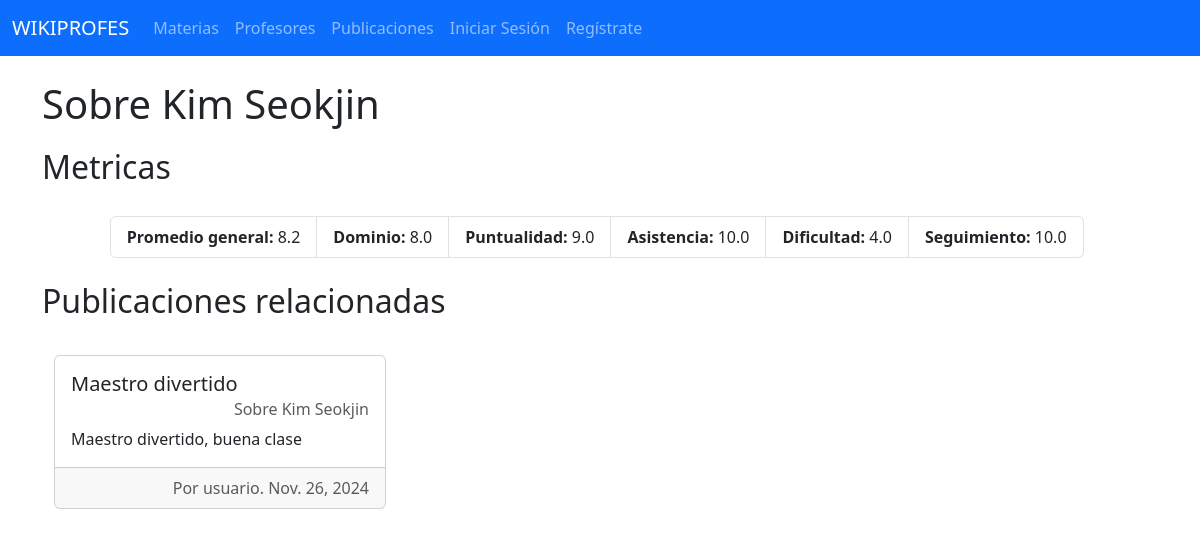
Before: /profesor/2 with the older database file.
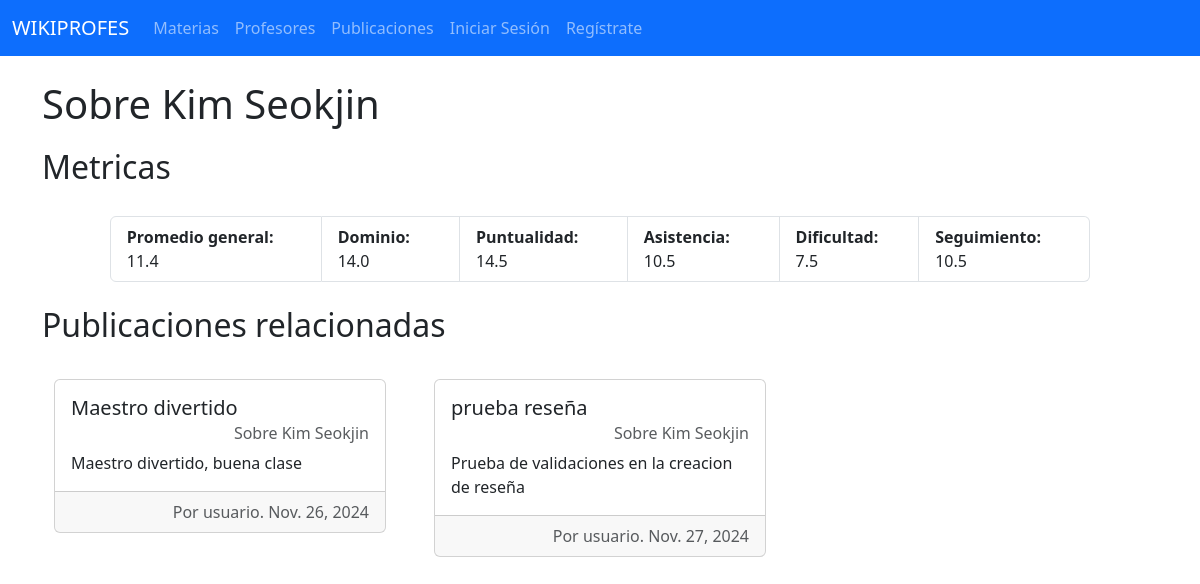
After: the same page with the newer database file.
### publicacion/models.py (models this page shows, shortened)
class Publicacion(models.Model):
    materia = models.ForeignKey(Materia, on_delete=models.CASCADE)
    profesor = models.ForeignKey(Profesor, on_delete=models.CASCADE)
    usuario = models.ForeignKey(User, on_delete=models.CASCADE)
    titulo = models.CharField(max_length=80)
    fecha = models.DateField()
    comentario = models.TextField(max_length=200)
    dominio = models.IntegerField()
    puntualidad = models.IntegerField()
    asistencia = models.IntegerField()
    dificultad = models.IntegerField()
    seguimiento = models.IntegerField()

### profesor/models.py (models this page shows)
class Profesor(models.Model):
    nombre = models.CharField(max_length=80)
    usuarios = models.ManyToManyField(User, through='publicacion.Publicacion')
    def __str__(self):
        return f"{self.nombre}"

### publicacion/views.py (the view, shortened to what this page needs)
# urls.py: path("profesor/<int:profesor_id>",views.ProfesorView.as_view(), name="profesor"), #'/'
class ProfesorView(generic.ListView):
    template_name = "publicacion/profesor.html"
    def get_queryset(self):
        return Publicacion.objects.filter(profesor_id=self.kwargs["profesor_id"])
    def get_context_data(self, **kwargs):
        context = super().get_context_data(**kwargs)
        publicaciones = self.get_queryset()
        if publicaciones.exists():
            context["promedio_dominio"] = "%.1f" % (
                Publicacion.objects.filter(
                    profesor_id=self.kwargs["profesor_id"]
                ).aggregate(Avg("dominio", default=0))["dominio__avg"]
            )
            context["promedio_puntualidad"] = "%.1f" % (
                Publicacion.objects.filter(
                    profesor_id=self.kwargs["profesor_id"]
                ).aggregate(Avg("puntualidad", default=0))["puntualidad__avg"]
            )
            context["promedio_asistencia"] = "%.1f" % (
                Publicacion.objects.filter(
                    profesor_id=self.kwargs["profesor_id"]
                ).aggregate(Avg("asistencia", default=0))["asistencia__avg"]
            )
            context["promedio_dificultad"] = "%.1f" % (
                Publicacion.objects.filter(
                    profesor_id=self.kwargs["profesor_id"]
                ).aggregate(Avg("dificultad", default=0))["dificultad__avg"]
            )
            context["promedio_seguimiento"] = "%.1f" % (
                Publicacion.objects.filter(
                    profesor_id=self.kwargs["profesor_id"]
                ).aggregate(Avg("seguimiento", default=0))["seguimiento__avg"]
            )
            sumatoria = 0
            for publicacion in publicaciones:
                sumatoria += (
                    publicacion.dominio
                    + publicacion.puntualidad
                    + publicacion.asistencia
                    + publicacion.dificultad
                    + publicacion.seguimiento
                ) / 5
            context["promedio_general"] = "%.1f" % (sumatoria / len(publicaciones))
        return context

### templates/publicacion/profesor.html (shortened to what this page needs)
{% extends "base.html" %}
{% block content %}
<div class="container mt-4">
    <h1>Sobre {{publicacion_list.0.profesor}}</h1>
    <div class="profesor-metricas" style="margin: auto; margin-top: 20px;">
        <h2>Metricas</h2>
        <div class="container promedios" style="width: 90%; margin: auto; margin-top: 30px;">
                <ul class="list-group list-group-horizontal">
                    <li class="list-group-item"><strong>Promedio general: </strong>{{promedio_general}} </li>
                    <li class="list-group-item"><strong>Dominio: </strong>{{promedio_dominio}} </li>
                    <li class="list-group-item"><strong>Puntualidad: </strong>{{promedio_puntualidad}} </li>
                    <li class="list-group-item"><strong>Asistencia: </strong>{{promedio_asistencia}} </li>
                    <li class="list-group-item"><strong>Dificultad: </strong>{{promedio_dificultad}} </li>
                    <li class="list-group-item"><strong>Seguimiento: </strong>{{promedio_seguimiento}} </li>
                </ul>
        </div>
    </div>
</div>
<div class="container mt-4">
    <h2>Publicaciones relacionadas</h2>
    <div class="row row-cols-1 row-cols-md-3 g-4" style="margin-top: 10px;">
        {% for publicacion in publicacion_list %}
        <section>
            <div class="container">
                <div class="card mb-3">
                    <div class="card-body">
                    <h5 class="card-title">{{publicacion.titulo}}</h5>
                    <h6 class="card-subtitle mb-2 text-body-secondary text-end">Sobre {{publicacion.profesor}}</h6>
                    <p class="card-text">{{publicacion.comentario}}</p>
                    </div>
                    <div class="card-footer text-body-secondary text-end">
                        Por {{publicacion.usuario}}. {{publicacion.fecha}}
                    </div>
                </div>
            </div>
        </section>
        {% endfor %}
    </div>
</div>
{% endblock content %}

Changed rows visible on the page:
added Publicacion: titulo "prueba reseña", profesor "Kim Seokjin", comentario "Prueba de validaciones en la creacion de reseña", usuario "usuario", fecha "Nov. 27, 2024"
Other visible differences:
{{ promedio_general }}: "8.2" → "11.4"
{{ promedio_dominio }}: "8.0" → "14.0"
{{ promedio_puntualidad }}: "9.0" → "14.5"
{{ promedio_asistencia }}: "10.0" → "10.5"
{{ promedio_dificultad }}: "4.0" → "7.5"
{{ promedio_seguimiento }}: "10.0" → "10.5"
